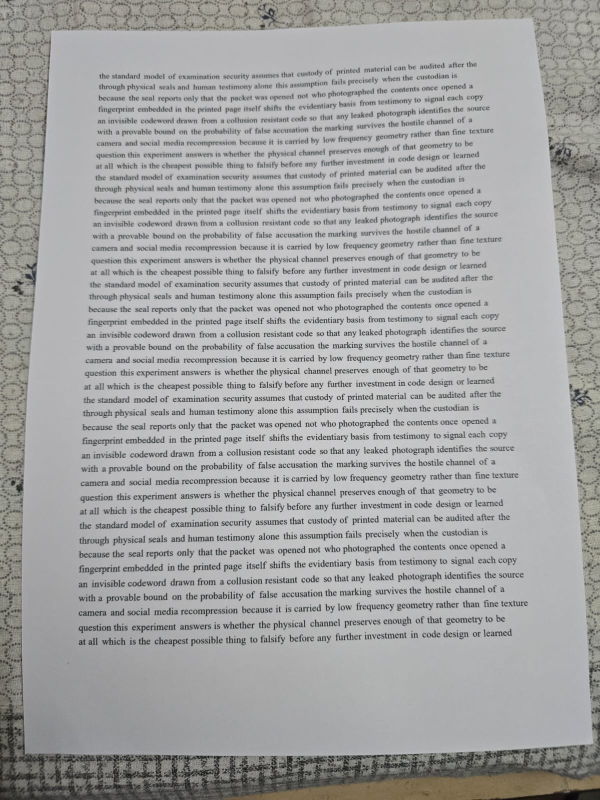
#> input picture received.jpeg, 1200 x 1600 px (shown at 1/2 size)
$ python -i run_robust.py   (imports and definitions only)
#> lines starting #> are read from the running program, lines starting #| are printed output that depends on the picture; after the words box and inside, x2 and y2 are one past the last pixel; in counts of white or black regions, pixels touching at a corner belong together
#!/usr/bin/env python3
# SPDX-License-Identifier: Apache-2.0
"""Real-capture robustness pipeline for Carrier 1, parameterized.

This is the single-command version of the pipeline that produced the only
real-world result to date (received.jpeg -> line-shift 14/15 = 0.933,
word-shift 355 erasures). It reproduces the exact two-step scratchpad path:

  1. crop to the paper (Otsu largest-bright-component bbox, 3% inset), the same
     logic as crop_page.py, written to <stem>_cropped.jpg as JPEG and re-read
     (the JPEG round-trip is part of the original path and is preserved).
  2. flat-field the gray paper cast (25x25 grayscale morphological close as the
     illumination estimate, divide), deskew, then segment lines by BLIND
     autocorrelation pitch + peak detection (robust to the raised inter-line
     valley floor that defeats decode.py's fixed 0.10*max threshold on real
     blurred captures), then score with decode.py's own line_baseline and
     subpixel_gaps. Sign decisions only, identical to decode.py.

decode.py itself is NOT modified. This wrapper reuses its functions. Merging
this segmentation into decode.py is a separate, deliberate step (see the repo
handoff / open items), not done here.

IMPORTANT for the control run: shoot the unmarked control at MATCHED framing and
tilt to the marked capture, then decode it against the MARKED meta:
  python robust_decode/run_robust.py --img control_received.jpeg --meta meta.json
It must score near 0.5 on line-shift. If it scores high, the pipeline is reading
layout, not embedded signal, and the 0.933 is meaningless.

Usage:
  python robust_decode/run_robust.py --img received.jpeg --meta meta.json
  # defaults reproduce the recorded result:
  python robust_decode/run_robust.py
"""
import argparse, json, os, sys

import cv2
import numpy as np

# Make decode.py (repo root) importable regardless of where the repo lives.
REPO_ROOT = os.path.dirname(os.path.dirname(os.path.abspath(__file__)))
sys.path.insert(0, REPO_ROOT)
from decode import deskew, line_baseline, subpixel_gaps  # noqa: E402


def crop_to_page(src, dst, verbose=True):
    """Otsu largest-bright-component bbox with a 3% inset. Same as crop_page.py.
    Writes the crop to dst as JPEG and returns the path (round-trip preserved)."""
#> called with src = '../received.jpeg', dst = 'out.png', verbose = True
    img = cv2.imread(src, cv2.IMREAD_GRAYSCALE)
#> img: shape (1600, 1200); min 6, max 232, mean 164.4
    b = cv2.GaussianBlur(img, (0, 0), 3)
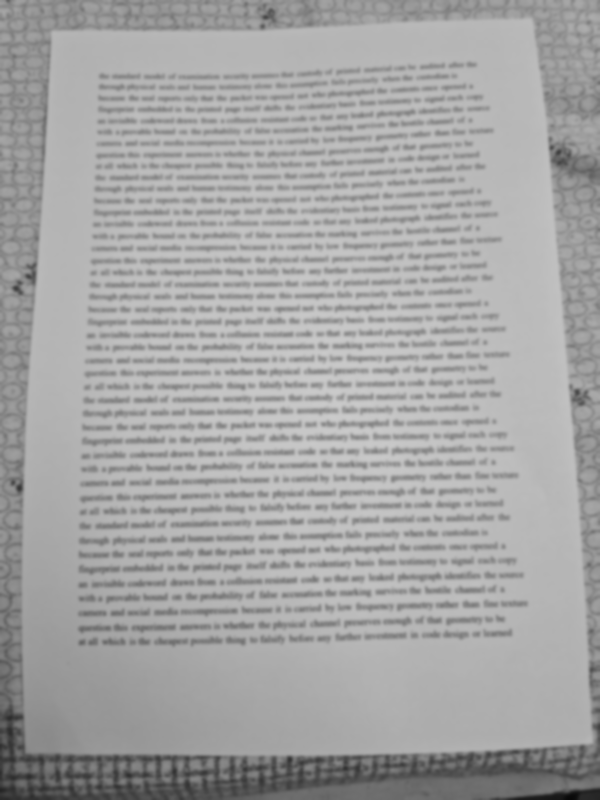
#> b: shape (1600, 1200) (shown at 1/2 size); min 8, max 202, mean 164.4
    _, m = cv2.threshold(b, 0, 255, cv2.THRESH_BINARY + cv2.THRESH_OTSU)
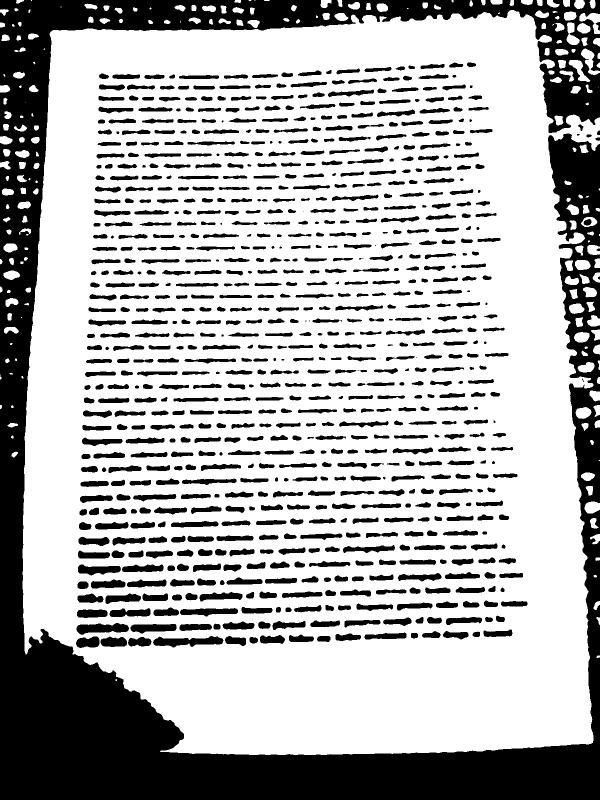
#> m: shape (1600, 1200) (shown at 1/2 size); 69.7% white; 807 black regions (19 under 20 px), largest, box (x1, y1, x2, y2) and area: (0, 0, 1200, 1600) 366621, (306, 1272, 447, 1295) 1955, (153, 1246, 258, 1270) 1666
    _, _, stats, _ = cv2.connectedComponentsWithStats((m > 0).astype(np.uint8), 8)
#> stats = 217 rows, first 6: [0, 0, 1200, 1600, 581860], [32, 0, 16, 7, 77], [62, 0, 2, 2, 4], [469, 0, 13, 6, 67], [497, 0, 6, 2, 10], [508, 0, 3, 1, 3]
    k = 1 + int(np.argmax(stats[1:, cv2.CC_STAT_AREA]))
#> k = 42
    x, y, w, h = (stats[k, cv2.CC_STAT_LEFT], stats[k, cv2.CC_STAT_TOP],
                  stats[k, cv2.CC_STAT_WIDTH], stats[k, cv2.CC_STAT_HEIGHT])
#> x = 45; y = 20; w = 1155; h = 1490
    ix, iy = int(w * 0.03), int(h * 0.03)
#> ix = 34; iy = 44
    x0, y0 = max(0, x + ix), max(0, y + iy)
#> x0 = 79; y0 = 64
    x1, y1 = min(img.shape[1], x + w - ix), min(img.shape[0], y + h - iy)
#> x1 = 1166; y1 = 1466
    crop = cv2.imread(src, cv2.IMREAD_COLOR)[y0:y1, x0:x1]
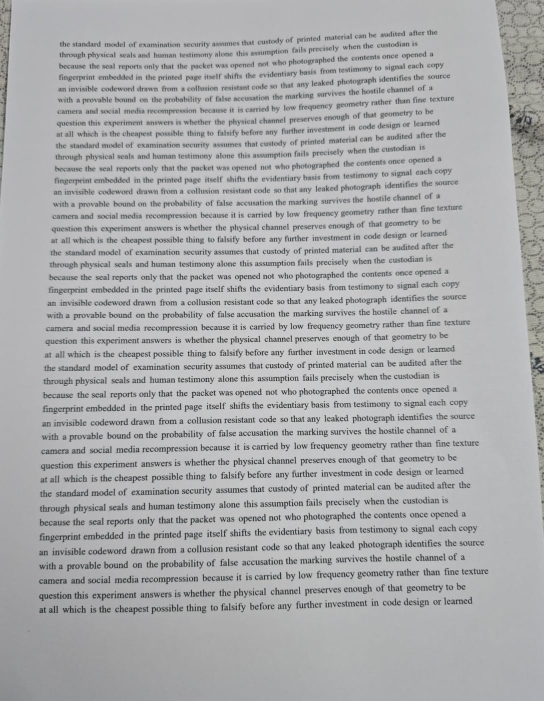
#> crop: shape (1402, 1087, 3) (shown at 1/2 size); mean B, G, R 173.9, 172.6, 172.1
    cv2.imwrite(dst, crop)
    if verbose:
        print(f"crop: page bbox ({x},{y},{w},{h}) -> {x1 - x0}x{y1 - y0} -> {dst}")
#| crop: page bbox (45,20,1155,1490) -> 1087x1402 -> out.png
    return dst


PITCH_FLOOR = 24    # autocorr search floor, px. Must sit below the smallest real
                    # line pitch or argmax locks onto the 2x harmonic and finds
                    # half the lines. The marked capture is ~30 px, the control
                    # ~26 px; a floor of 30 broke the control (found 22/45).


# [104 lines left out: functions segment_autocorr, main, not called in this run]


# [2 lines not run here, left out]

>>> result = crop_to_page('../received.jpeg', 'out.png')
